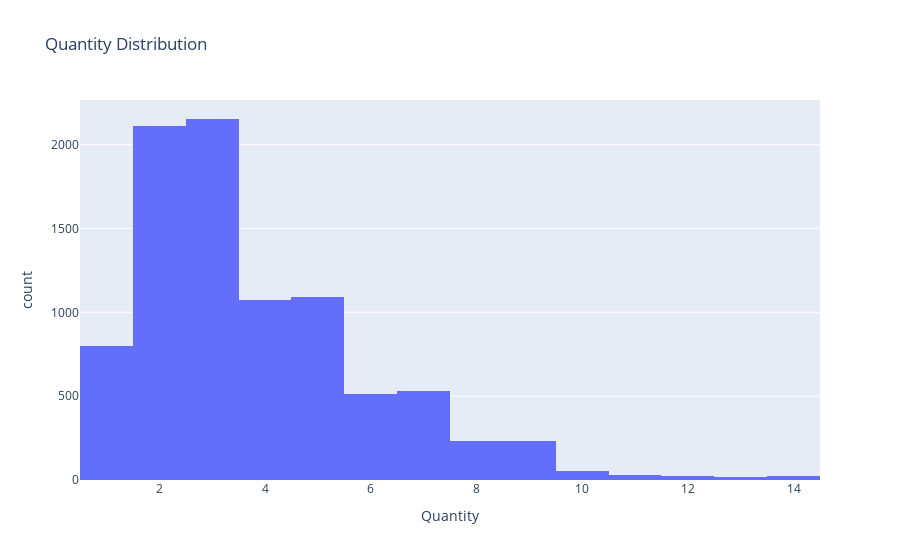

The cell this chart's notebook holds for it:
### Code cell
# write your code here (10.3)

px.histogram(df_superstore_order['Quantity'], x='Quantity', title='Quantity Distribution')

### Figure 1 — Plotly figure (JSON) as saved in the notebook; plotly's stock layout.template omitted (floating-point values rounded to 4 significant figures; data arrays with more than 128 entries replaced by an {"elided": "..."} marker saying what was removed)
{"data": [{"bingroup": "x", "hovertemplate": "Quantity=%{x}<br>count=%{y}<extra></extra>", "legendgroup": "", "marker": {"color": "#636efa", "pattern": {"shape": ""}}, "name": "", "orientation": "v", "showlegend": false, "type": "histogram", "x": {"elided": "8880 int values"}, "xaxis": "x", "yaxis": "y"}], "layout": {"barmode": "relative", "legend": {"tracegroupgap": 0}, "title": {"text": "Quantity Distribution"}, "xaxis": {"anchor": "y", "domain": [0, 1], "title": {"text": "Quantity"}}, "yaxis": {"anchor": "x", "domain": [0, 1], "title": {"text": "count"}}}}
